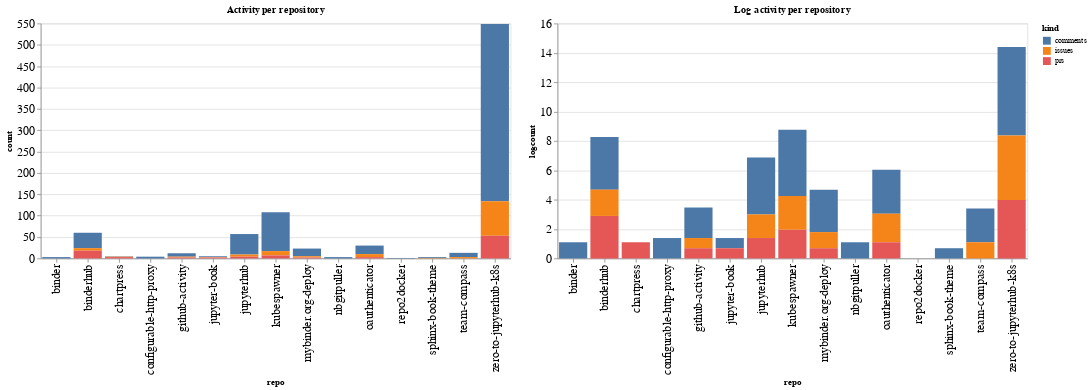

Notebook code for this chart:
### Code cell
ch1 = alt.Chart(repo_summaries, width=600, title="Activity per repository").mark_bar().encode(
    x='repo',
    y='count',
    color='kind',
    tooltip="kind"
)

ch2 = alt.Chart(repo_summaries, width=600, title="Log activity per repository").mark_bar().encode(
    x='repo',
    y='logcount',
    color='kind',
    tooltip="kind"
)

ch1 | ch2

### Figure 1 — Vega-Lite specification as saved in the notebook (floating-point values rounded to 4 significant figures)
{"config": {"axisLeft": {"labelFontSize": 15}, "axisBottom": {"labelFontSize": 15}}, "hconcat": [{"mark": "bar", "encoding": {"color": {"type": "nominal", "field": "kind"}, "tooltip": {"type": "nominal", "field": "kind"}, "x": {"type": "nominal", "field": "repo"}, "y": {"type": "quantitative", "field": "count"}}, "title": "Activity per repository", "width": 600}, {"mark": "bar", "encoding": {"color": {"type": "nominal", "field": "kind"}, "tooltip": {"type": "nominal", "field": "kind"}, "x": {"type": "nominal", "field": "repo"}, "y": {"type": "quantitative", "field": "logcount"}}, "title": "Log activity per repository", "width": 600}], "data": {"name": "data-c160d40f333ac7f881a462e90ffef53b"}, "$schema": "https://vega.github.io/schema/vega-lite/v4.8.1.json", "datasets": {"data-c160d40f333ac7f881a462e90ffef53b": [{"repo": "binder", "kind": "comments", "count": 3, "logcount": 1.099}, {"repo": "binderhub", "kind": "comments", "count": 36, "logcount": 3.584}, {"repo": "binderhub", "kind": "issues", "count": 6, "logcount": 1.792}, {"repo": "binderhub", "kind": "prs", "count": 18, "logcount": 2.89}, {"repo": "chartpress", "kind": "comments", "count": 1, "logcount": 0.0}, {"repo": "chartpress", "kind": "issues", "count": 1, "logcount": 0.0}, {"repo": "chartpress", "kind": "prs", "count": 3, "logcount": 1.099}, {"repo": "configurable-http-proxy", "kind": "comments", "count": 4, "logcount": 1.386}, {"repo": "github-activity", "kind": "comments", "count": 8, "logcount": 2.079}, {"repo": "github-activity", "kind": "issues", "count": 2, "logcount": 0.6931}, {"repo": "github-activity", "kind": "prs", "count": 2, "logcount": 0.6931}, {"repo": "jupyter-book", "kind": "comments", "count": 2, "logcount": 0.6931}, {"repo": "jupyter-book", "kind": "issues", "count": 1, "logcount": 0.0}, {"repo": "jupyter-book", "kind": "prs", "count": 2, "logcount": 0.6931}, {"repo": "jupyterhub", "kind": "comments", "count": 48, "logcount": 3.871}, {"repo": "jupyterhub", "kind": "issues", "count": 5, "logcount": 1.609}, {"repo": "jupyterhub", "kind": "prs", "count": 4, "logcount": 1.386}, {"repo": "kubespawner", "kind": "comments", "count": 91, "logcount": 4.511}, {"repo": "kubespawner", "kind": "issues", "count": 10, "logcount": 2.303}, {"repo": "kubespawner", "kind": "prs", "count": 7, "logcount": 1.946}, {"repo": "mybinder.org-deploy", "kind": "comments", "count": 18, "logcount": 2.89}, {"repo": "mybinder.org-deploy", "kind": "issues", "count": 3, "logcount": 1.099}, {"repo": "mybinder.org-deploy", "kind": "prs", "count": 2, "logcount": 0.6931}, {"repo": "nbgitpuller", "kind": "comments", "count": 3, "logcount": 1.099}, {"repo": "oauthenticator", "kind": "comments", "count": 20, "logcount": 2.996}, {"repo": "oauthenticator", "kind": "issues", "count": 7, "logcount": 1.946}, {"repo": "oauthenticator", "kind": "prs", "count": 3, "logcount": 1.099}, {"repo": "repo2docker", "kind": "comments", "count": 1, "logcount": 0.0}, {"repo": "sphinx-book-theme", "kind": "comments", "count": 2, "logcount": 0.6931}, {"repo": "sphinx-book-theme", "kind": "issues", "count": 1, "logcount": 0.0}, {"repo": "team-compass", "kind": "comments", "count": 10, "logcount": 2.303}, {"repo": "team-compass", "kind": "issues", "count": 3, "logcount": 1.099}, {"repo": "zero-to-jupyterhub-k8s", "kind": "comments", "count": 415, "logcount": 6.028}, {"repo": "zero-to-jupyterhub-k8s", "kind": "issues", "count": 81, "logcount": 4.394}, {"repo": "zero-to-jupyterhub-k8s", "kind": "prs", "count": 53, "logcount": 3.97}]}}
